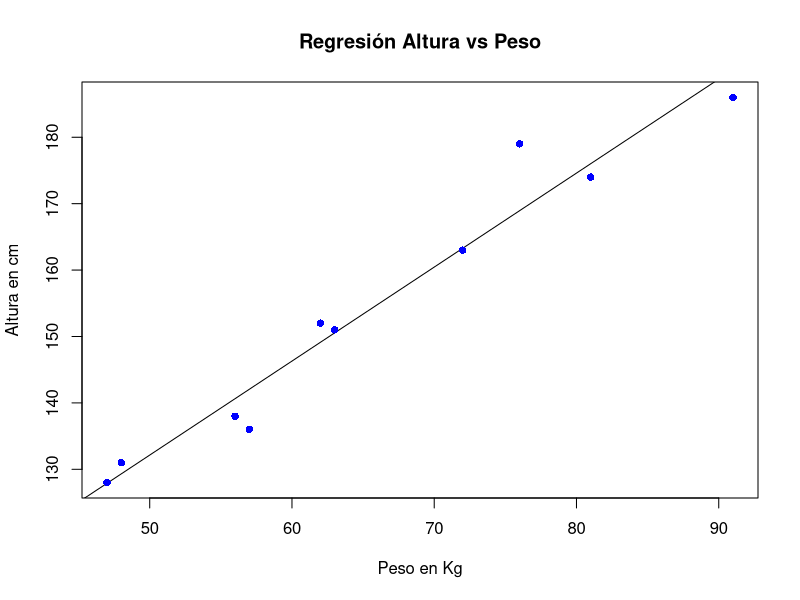

Recreate this plot in R.
# Crea las variables responsables
x <- c(63, 81, 56, 91, 47, 57, 76, 72, 62, 48)
y <- c(151, 174, 138, 186, 128, 136, 179, 163, 152, 131)

# Crea el predictor
relation <- lm(y~x)
relation

# Dibuja las gráficas
plot(x,
     y,
     col = "blue",
     main = "Regresión Altura vs Peso",
     abline(lm(y~x)),
     pch = 16,
     xlab = "Peso en Kg",
     ylab = "Altura en cm")
